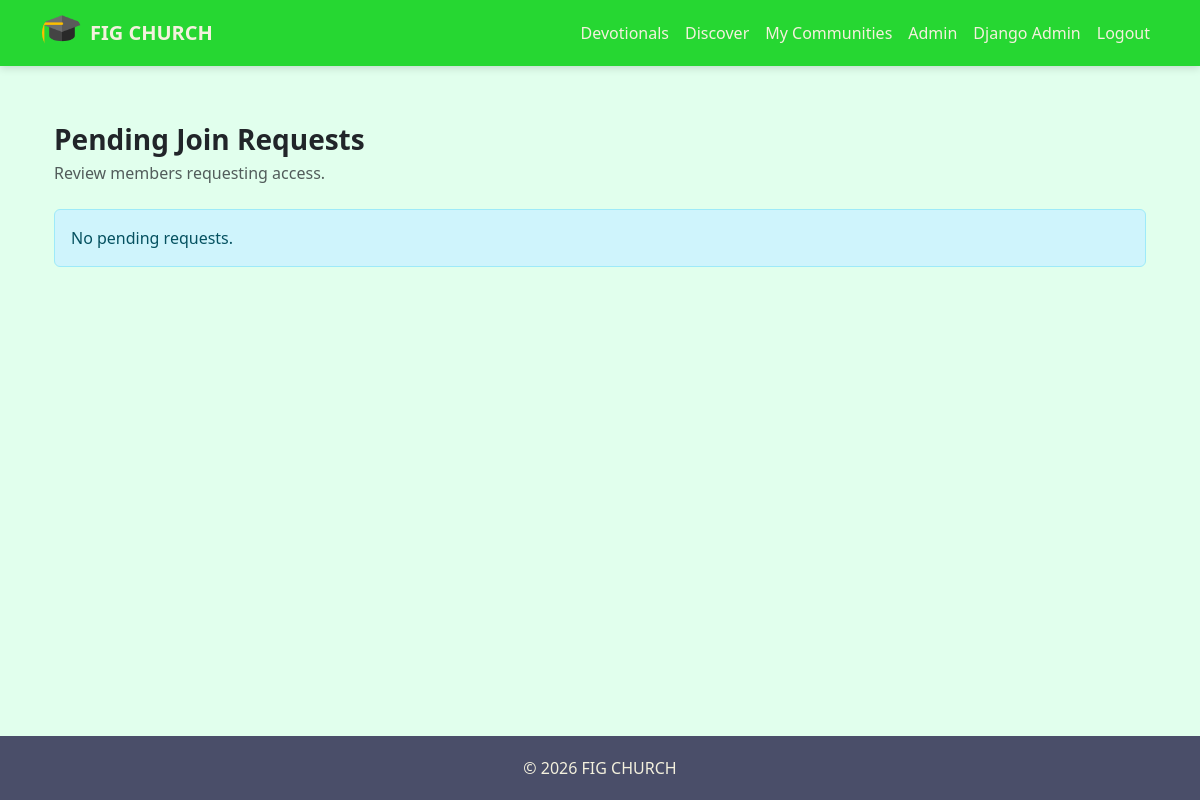
/org/requests/ (signed in), run on the app's committed database.
### accounts/models.py (models this page shows, shortened)
class Organization(models.Model):
    name = models.CharField(max_length=255)
    slug = models.SlugField(
        unique=True,
        blank=True
    )
    join_code = models.CharField(
        max_length=12,
        unique=True,
        blank=True
    )
    display_name = models.CharField(
        max_length=255,
        blank=True,
        null=True
    )
    logo = models.ImageField(
        upload_to="org_logos/",
        blank=True,
        null=True
    )
    primary_color = models.CharField(
        max_length=20,
        blank=True,
        null=True,
        help_text="Hex color like #0d6efd"
    )
    is_active = models.BooleanField(default=False)
    created_at = models.DateTimeField(auto_now_add=True)
    updated_at = models.DateTimeField(auto_now=True)

### org_admin/views.py (the view)
# urls.py: path("requests/", views.org_requests_view, name="org_requests"),
@login_required
def org_requests_view(request):
    org = get_admin_org(request)
    if not org:
        return redirect("home")
    requests = OrganizationJoinRequest.objects.filter(
        organization=org
    ).select_related("user")
    return render(request, "org_admin/requests.html", {
        "requests": requests
    })

### accounts/context_processors.py (called while the page is built)
def org_admin_status(request):
    if not request.user.is_authenticated:
        return {"user_is_org_admin": False}
    return {
        "user_is_org_admin": OrganizationMember.objects.filter(
            user=request.user,
            is_admin=True,
            is_active=True
        ).exists()
    }

def active_organization(request):
    if not request.user.is_authenticated:
        return {}
    membership = OrganizationMember.objects.filter(
        user=request.user
    ).select_related("organization").first()
    return {
        "active_organization": membership.organization if membership else None
    }

### engagement/context_processors.py (called while the page is built)
def next_meeting(request):
    if not request.user.is_authenticated:
        return {}
    org = get_admin_org(request)
    if not org:
        return {}
    meeting = Meeting.objects.filter(
        group__organization=org,
        group__members__user=request.user,
        group__members__is_active=True,
        start_time__gte=timezone.now()
    ).select_related("group").order_by("start_time").first()
    return {
        "next_group_meeting": meeting
    }

def user_groups(request):
    if request.user.is_authenticated:
        groups = GroupMember.objects.filter(
            user=request.user,
            is_active=True
        ).select_related("group")
        return {"user_groups": [gm.group for gm in groups]}
    return {}

def pending_invitations(request):
    if not request.user.is_authenticated:
        return {}
    org = get_admin_org(request)
    if not org:
        return {
            "pending_invites": [],
            "pending_invites_count": 0
        }
    invites = GroupInvitation.objects.filter(
        invited_user=request.user,
        accepted=False,
        group__organization=org
    ).select_related("group")
    return {
        "pending_invites": invites,
        "pending_invites_count": invites.count()
    }

### org_admin/utils.py (called while the page is built)
def get_admin_org(request):
    if not request.user.is_authenticated:
        return None
    membership = OrganizationMember.objects.filter(
        user=request.user,
        is_admin=True,
        is_active=True
    ).select_related("organization").first()
    if membership:
        return membership.organization
    return None

### org_admin/templates/org_admin/requests.html (shortened to what this page needs)
{% extends "base.html" %}
{% block content %}
<div class="container py-4">
    <div class="mb-4">
        <h3 class="fw-bold mb-1">Pending Join Requests</h3>
        <p class="text-muted mb-0">
            Review members requesting access.
        </p>
    </div>
    {% if requests %}
        <div class="list-group shadow-sm">
            {% for r in requests %}
            <div class="list-group-item d-flex justify-content-between align-items-center">
                <div>
                    <div class="fw-semibold">
                        {{ r.user.full_name|default:r.user.email }}
                    </div>
                    <div class="text-muted small">
                        Requested to join {{ r.organization.name }}
                    </div>
                </div>
                <form method="POST"
                      action="{% url 'org_admin:approve_org_request' r.id %}">
                    {% csrf_token %}
                    <button type="submit"
                            class="btn btn-success btn-sm">
                        Approve
                    </button>
                </form>
            </div>
            {% endfor %}
        </div>
    {% else %}
        <div class="alert alert-info">
            No pending requests.
        </div>
    {% endif %}
</div>
{% endblock %}

### templates/base.html (shortened to what this page needs)
{% load static %}
<!DOCTYPE html>
<html lang="en">
<head>
    <link rel="stylesheet"
          href="https://cdn.jsdelivr.net/npm/bootstrap-icons@1.11.3/font/bootstrap-icons.min.css">
    <link rel="stylesheet"
          href="https://cdn.jsdelivr.net/npm/bootstrap@5.3.0/dist/css/bootstrap.min.css">
</head>
<body>
<nav class="navbar navbar-expand-lg fixed-top">
    <div class="container">
        <a class="navbar-brand d-flex align-items-center gap-2"
           href="{% url 'home' %}">
            {% if active_organization and active_organization.logo %}
                <img src="{{ active_organization.logo.url }}"
                     width="40"
                     height="40"
                     class="rounded-circle object-fit-cover"
                     alt="logo">
            {% else %}
                <img src="{% static 'images/figlogo.png' %}"
                     width="40"
                     height="40"
                     class="rounded-circle"
                     alt="logo">
            {% endif %}
            <span>
                {% if active_organization %}
                    {{ active_organization.display_name|default:active_organization.name }}
                {% else %}
                    Way of Faith Global
                {% endif %}
            </span>
        </a>
        <div class="collapse navbar-collapse" id="nav">
            <ul class="navbar-nav ms-auto">
                {% if user.is_authenticated %}
                <li class="nav-item">
                    <a class="nav-link" href="{% url 'devotional_archive' %}">
                        Devotionals
                    </a>
                </li>
                <li class="nav-item">
                    <a class="nav-link" href="{% url 'engagement:group_list' %}">
                        Discover
                    </a>
                </li>
                <li class="nav-item">
                    <a class="nav-link" href="{% url 'engagement:my_groups' %}">
                        My Communities
                    </a>
                </li>
                {% if user_is_org_admin %}
                <li class="nav-item">
                    <a class="nav-link" href="{% url 'org_admin:org_dashboard' %}">
                        Admin
                    </a>
                </li>
                {% endif %}
                {% if user.is_superuser %}
                <li class="nav-item">
                    <a class="nav-link" href="{% url 'admin:index' %}">
                        Django Admin
                    </a>
                </li>
                {% endif %}
                <li class="nav-item">
                    <form method="post" action="{% url 'logout' %}">
                        <button class="btn btn-link nav-link">
                            Logout
                        </button>
                    </form>
                </li>
                {% else %}
                <li class="nav-item">
                    <a class="nav-link" href="{% url 'login' %}">
                        Login
                    </a>
                </li>
                {% endif %}
            </ul>
        </div>
    </div>
</nav>
<main class="container mt-4">
    {% block content %}{% endblock %}
</main>
<footer class="footer">
    &copy; {% now "Y" %}
    {% if active_organization %}
        {{ active_organization.display_name|default:active_organization.name }}
    {% else %}
        Way of Faith Global
    {% endif %}
</footer>
</body>
</html>

### templates/base.html (style rules this page uses)
html, body { height: 100%; }
body { padding-top: 75px; background: #e1ffed; font-family: 'Segoe UI', sans-serif; display: flex; flex-direction: column; min-height: 100vh; }
main { flex: 1; }
.navbar { background: #26d732; box-shadow: 0 2px 8px rgba(0,0,0,.15); }
.navbar-brand span { color: #F4F1DE !important; font-weight: 600; }
.nav-link { color: #F4F1DE !important; }
.footer { background: #4A4E69; color: #F4F1DE; padding: 20px; text-align: center; }

### data on the page
Organization: logo (picture), display_name "FIG CHURCH"
